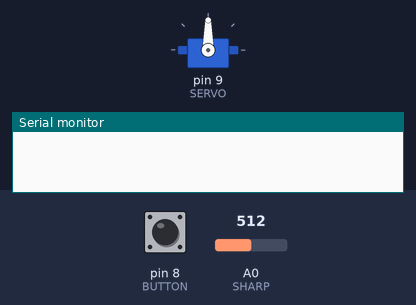
Bench run of a sketch on a simulated Arduino Uno, built with avr-gcc and run on an emulated ATmega328P. On the bench: servo, the last lines printed to the serial monitor. The inputs (shaded band) are chosen by the test bench; at power-on: pin 8 (BUTTON) LOW, A0 (SHARP) = 512.

Above: at 1.2 s.
1.3 s: pin 8 (BUTTON) pulled HIGH for 0.15 s
At 1.45 s:
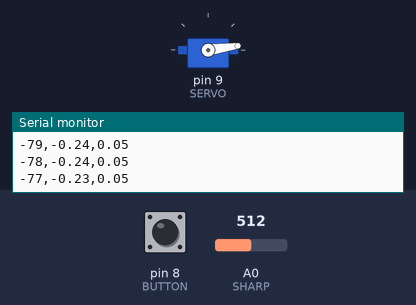
4.3 s: pin 8 (BUTTON) pulled HIGH for 1 s
At 8.2 s:
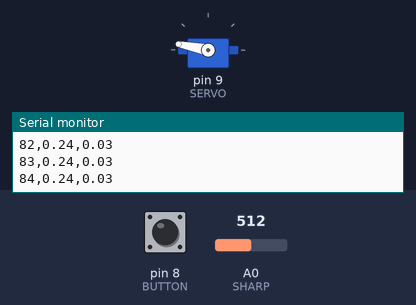
Timing chart, 0 to 9.7 s (numbered marks = the images above; inputs shaded):
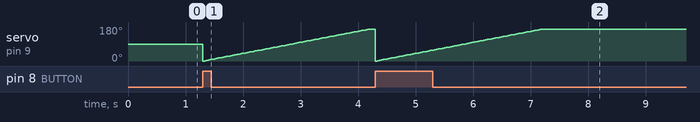

The sketch:

PoeLab2.ino
```cpp
#include <Servo.h>
const byte SHARP = A0;
const byte SERVO = 9;
const byte BUTTON = 8;
Servo servo;
int theta = 0;
long t0 = 0;
bool pressed = false;

void setup() {
  Serial.begin(9600);
  servo.attach(SERVO);
}

void loop() {
  if(!pressed && digitalRead(BUTTON)) {
    pressed = true;
    theta = 0;
  }
  if(pressed && millis()-t0>15) {
    float range = 1296.9/analogRead(SHARP)-2.2921;
    float x = range*sin((theta-85)*PI/180);
    float y = range*cos((theta-85)*PI/180);
    servo.write(theta%170);
    Serial.print(theta%170-85);
    Serial.print(",");
    Serial.print(x);
    Serial.print(",");
    Serial.println(y);
    t0 = millis();
    theta++;
    if(theta%170==0) {
      theta = 0;
      pressed = false;
    }
  }
}
```
